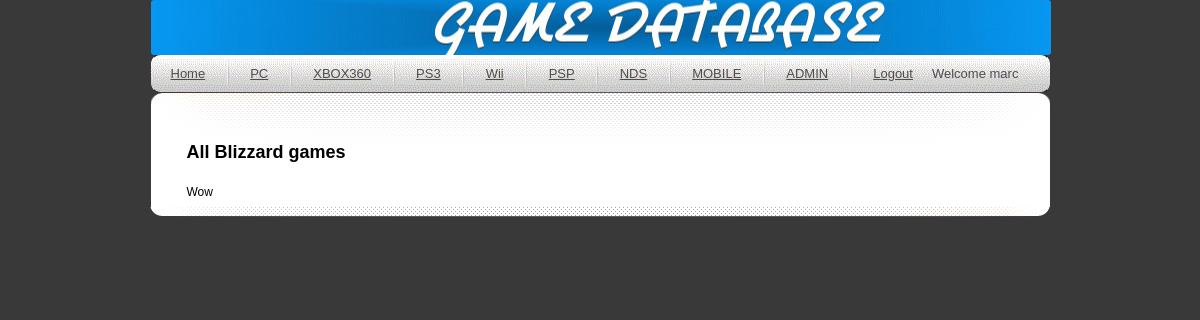
The page /company/Blizzard (signed in) on the database as committed earlier.
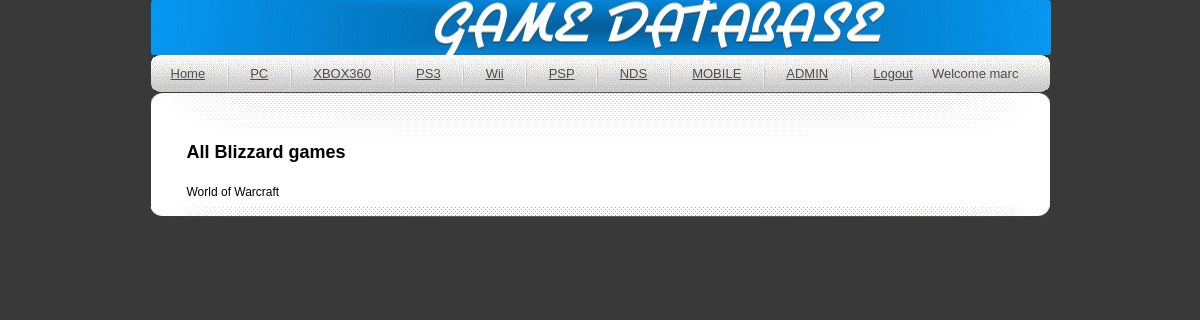
The same page on the database as committed later.
### main/models.py (models this page shows, shortened)
class Game(models.Model):
    releaseDate = models.DateField()
    name = models.CharField(max_length=100,unique=True,primary_key=True)
    publisher = models.ForeignKey(Company)

### main/views.py (the view)
# urls.py: url(r'^company/([\w\s]+)$',gameByCompany),
@login_required(login_url='/login')
def gameByCompany(request,ref):
    try:
        Company = Game.objects.filter(publisher=ref)
        g=[]
        for game in Company:
            g.append(str(game.name))
        variables=Context({
            'Title': 'All '+ref+' games',
            'result': g,
            'user': request.user,
            })
    except:
        raise Http404
    return render_to_response('details3.html',variables)

### main/templates/details3.html (shortened to what this page needs)
{% extends "main.html" %}
    {% block content %}
        <h2>{{Title}}</h2>
        {% for item in result %}
        <p>{{item}}</p>
                {% empty %}
        <li> No elements added yet.</li>
        <div style="clear: both">
        {% endfor %}
        </div>
    {% endblock %}

Rows that differ between the two databases and show on the page:
removed Game: result "Wow"
added Game: result "World of Warcraft"
